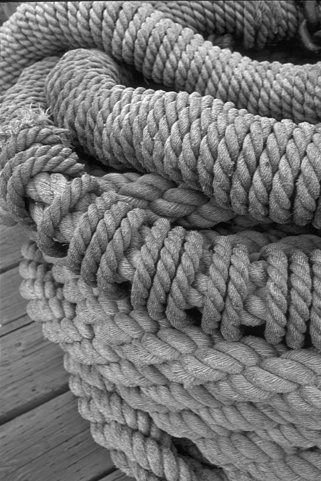
#> input picture Output/Image1/0.5/x_smooth.png, 321 x 481 px
$ python edgeDetector.py Output/Image1/0.5/x_smooth.png 1.0
#> lines starting #> are read from the running program, lines starting #| are printed output that depends on the picture
from PIL import Image
import numpy as np
import sys
from scipy import ndimage
from pathlib import Path

#  Saves intermediate images, normalizes and scales them to ensure intensities are in proper range
def save_intermediate_image(img, filename):
    # Normalize array
    arr_min = img.min()
    arr_max = img.max()

    # Avoid division by zero if the image is perfectly flat
    if arr_max - arr_min == 0:
        normalized = np.zeros_like(img_array)
    else:
        normalized = (img - arr_min) / (arr_max-arr_min)

    # scale to 0-255 and cast to 8-bit
    scaled_array = (normalized * 255).astype(np.uint8)

    # Save
    img = Image.fromarray(scaled_array, mode="L")
    img.save(filename)


# Creates Gaussian kernel with square size "size" and standard deviation "sigma"
def createGaussian(size, sigma):
    if size % 2 == 0:
        raise ValueError("Kernel size must be an odd number.")

    offset = size // 2

    # Create a 1D array of distances from the center
    # For size=5, x will be [-2, -1,  0,  1,  2]
    x = np.arange(-offset, offset + 1)

    # Apply the 1D Gaussian formula
    normal = 1.0 / (np.sqrt(2.0 * np.pi) * sigma)
    kernel = normal * np.exp(-(x**2) / (2.0 * sigma**2))

    # Normalize so the values sum to 1
    kernel = kernel / kernel.sum()

    # Reshape into a 2D array representing a row vector (1 row, 'size' columns)
    return kernel.reshape(1, size)


# Creates Derivative of Gaussian kernel with square size "size" and standard deviation "sigma"
def createDerivativeGaussian(size,sigma):
    if size % 2 == 0:
        raise ValueError("Kernel size must be an odd number.")

    offset = size // 2
    x = np.arange(-offset, offset + 1)

    # Calculate the standard 1D Gaussian
    normal = 1.0 / (np.sqrt(2.0 * np.pi) * sigma)
    gaussian = normal * np.exp(-(x**2) / (2.0 * sigma**2))

    # Apply the first derivative multiplier
    kernel = (-x / sigma**2) * gaussian

    # A derivative kernel must sum to exactly 0.
    # Subtracting the mean corrects any tiny floating-point inaccuracies.
    kernel = kernel - kernel.mean()

    # Reshape into a 2D array representing a row vector (1 row, 'size' columns)
    return kernel.reshape(1, size)


# Convolution function, will use zero padding.
def convolveX(image, kernel):

    # Iterate through every position in the input
    y_dim, x_dim = image.shape

    kernel_size = kernel.shape[1]

    # edge pad the image.
    padded_image =np.pad(image,
                          pad_width=((0,0),(kernel_size//2,kernel_size//2)),
                          mode='edge')

    output = np.zeros((y_dim,x_dim))

    # Loop over original image dimensions
    for y in range(y_dim):
        for x in range(x_dim):

            # Extract region around pixel
            region = padded_image[y, x : x + kernel_size]

            # Do component wise product and sum.
            output[y,x] = np.sum(region * kernel)


    return output

def convolveY(image, kernel):
    y_dim, x_dim = image.shape

    kernel_size = kernel.shape[0]

    padded_image = np.pad(image,
                          pad_width=((kernel_size//2, kernel_size//2), (0,0)),
                          mode='edge')

    output = np.zeros((y_dim,x_dim))

    for y in range(y_dim):
        for x in range(x_dim):
            region = padded_image[y: y + kernel_size, x]
            region = region[:,None] # Make shape (N,1) so the multiplication works

            output[y,x] = np.sum(region * kernel)

    return output


# Takes in x and y gradients, computes gradient magnitudes
def computeGradientMagnitude(x_grad, y_grad):
    if x_grad.shape != y_grad.shape:
        raise ValueError("X and Y gradient maps must be same size")

    y_dim, x_dim = x_grad.shape

    # Compute magnitude
    magnitude = np.zeros((y_dim,x_dim))
    for y in range(y_dim):
        for x in range(x_dim):
            magnitude[y,x] = np.sqrt(np.square(x_grad[y,x]) + np.square(y_grad[y,x]))

    return magnitude

# Takes in x and y gradients, computes gradient directions.
def computeGradientDirection(x_grad, y_grad):
    if x_grad.shape != y_grad.shape:
        raise ValueError("X and Y gradient maps must be same size.")

    y_dim, x_dim = x_grad.shape

    # Compute directions
    directions = np.zeros((y_dim,x_dim))
    for y in range(y_dim):
        for x in range (x_dim):

            # Calculate angle in radians
            radian_angle =np.atan2(y_grad[y,x], x_grad[y,x])

            # Convert to angles
            directions[y,x] =np.degrees(radian_angle) % 360
    return directions

# Performs hysteresis thresholding using "low_thresh" and "high_thresh" as the thresholds
def hysteresis_thresholding(image, low_thresh, high_thresh):

    # Create Boolean masks

    # Boolean mask of all pixels above high threshold
    strong_edges = image > high_thresh

    # Boolean mask of all pixels above low threshold
    all_edges = image > low_thresh

    # Define 8-way connectivity, used for scipy.ndimage.label
    structure = np.ones((3,3), dtype=int)

    # Calculated connected components. Each component is given a unique id and the pixels of labeled_edges are marked with that id
    labeled_edges, num_features = ndimage.label(all_edges,structure=structure)


    # We find all the labels (connected edges) that are connected to some strong edge
    valid_labels = np.unique(labeled_edges[strong_edges])

    # If the label is one of the strong edges, keep that pixel
    final_edge = np.isin(labeled_edges,valid_labels)


    return (final_edge * 255).astype(np.uint8)


# Performs Non-max Suppression on the gradient map.
def nonMaxSuppression(magnitude, directions):
    y_dim, x_dim = magnitude.shape
    output = np.zeros((y_dim, x_dim))

    # We iterate to y_dim -1 and x_dim -1 to deal the border pixels
    for y in range(1, y_dim-1):
        for x in range(1, x_dim-1):

            # We can reduce number of cases to check by clamping direction to 0 - 180 degrees
            clampedDirection = directions[y,x] % 180

            # For each of the 4 cases, determine the pixels we will interpolate with and how to weigh each pixel
            if clampedDirection >= 0 and clampedDirection < 45:

                # Weight for how to weight influence of each point
                weight = np.tan(np.deg2rad(clampedDirection))

                # Calculate the forward and backward pixels
                forwardPixel1, forwardPixel2 = (y, x+1), (y+1, x+1)
                backwardPixel1, backwardPixel2 = (y, x-1), (y-1, x-1)

            elif clampedDirection >= 45 and clampedDirection < 90:
                weight = 1.0 / np.tan(np.deg2rad(clampedDirection))
                forwardPixel1, forwardPixel2 = (y+1, x), (y+1, x+1)
                backwardPixel1, backwardPixel2 = (y-1, x), (y-1, x-1)

            elif clampedDirection >= 90 and clampedDirection < 135:
                weight = abs(1.0 / np.tan(np.deg2rad(clampedDirection)))
                forwardPixel1, forwardPixel2 = (y+1, x), (y+1, x-1)
                backwardPixel1, backwardPixel2 = (y-1, x), (y-1, x+1)

            elif clampedDirection >= 135 and clampedDirection <= 180:
                weight = abs(np.tan(np.deg2rad(clampedDirection)))
                forwardPixel1, forwardPixel2 = (y, x-1), (y+1, x-1)
                backwardPixel1, backwardPixel2 = (y, x+1), (y-1, x+1)

            # Do interpolation
            forwardMagnitude = (1 - weight) * magnitude[forwardPixel1] + weight * magnitude[forwardPixel2]
            backwardMagnitude = (1 - weight) * magnitude[backwardPixel1] + weight * magnitude[backwardPixel2]

            # If our pixel is larger than both forward and back, keep it, otherwise make it zero.
            if magnitude[y,x] >= forwardMagnitude and magnitude[y,x] >= backwardMagnitude:
                output[y,x] = magnitude[y,x]
            else:
                output[y,x] = 0

    return output


# Function that calculates some automated hysteresis threshold values based
# on gradient magnitude values. I read online this is a decent idea.
def calculateThreshold(magnitude, high_percentile=90, low_ratio=0.3):
    # Find all non-zero gradients
    positive_magnitudes = magnitude[magnitude > 0]

    # High Threshold: Pick value at "high_percentile"
    high_tresh = np.percentile(positive_magnitudes, high_percentile)

    # Low Threshold: Pick a fraction of high threshold
    low_thresh = high_tresh * low_ratio

    return low_thresh, high_tresh


# Function that does full Canny Edge Detection
# image_arr: Input image as a NumPy Array
# kernel_size: Size for square Gaussian kernels
# sigma: Standard deviation for Gaussian kernels
def CannyEdge(image_arr, kernel_size, sigma):

    # Create kernels
    Gaussian = createGaussian(kernel_size,sigma)
    DerivativeGaussian = createDerivativeGaussian(kernel_size,sigma)

    # Do Smoothing
    xSmooth = convolveX(image_arr, Gaussian)
    ySmooth = convolveY(image_arr, Gaussian.T)

    save_intermediate_image(xSmooth, "x_smooth.png")
    save_intermediate_image(ySmooth, "y_smooth.png")

    # Smooth again with derivative kernel
    xGrad = convolveX(xSmooth, DerivativeGaussian)
    yGrad = convolveY(ySmooth, DerivativeGaussian.T)

    save_intermediate_image(xGrad, "x_grad.png")
    save_intermediate_image(yGrad, "y_grad.png")

    # Calculate gradient magnitudes
    gradientMap = computeGradientMagnitude(xGrad, yGrad)

    save_intermediate_image(gradientMap, "grad_map.png")

    # Calculate directions of gradients
    directionMap = computeGradientDirection(xGrad,yGrad)

    # Do non-max surpression
    nonMaxSuppressionOutput = nonMaxSuppression(gradientMap,directionMap)


    low_thresh, high_thresh = calculateThreshold(nonMaxSuppressionOutput)

    # Do Hysteresis Thresholding
    final_res = hysteresis_thresholding(nonMaxSuppressionOutput,low_thresh, high_thresh)
    return final_res


if len(sys.argv) < 2:
    print("Two arguments must be provided, first is filepath second is sigma")
    sys.exit(0)

img = Image.open(sys.argv[1]).convert('L')
#> img is the input picture: PIL image 321x481 L; min 0, max 255, mean 114.2

img.save("input.jpg")

img_array = np.array(img)


res = CannyEdge(img_array,5,float(sys.argv[2]))
#> in save_intermediate_image, `arr_min = img.min()`: arr_min = 3.09
#> in save_intermediate_image, `arr_max = img.max()`: arr_max = 244.6
#> after the loop in convolveY (call 2), `for y in range(y_dim):`:
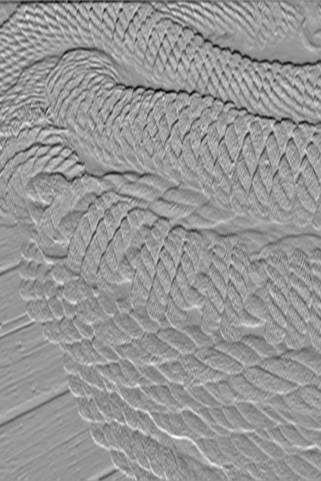
#> output: shape (481, 321) float64; min -55.62, max 38.62, mean -0.1; drawn with min black and max white
#> after the loop in computeGradientMagnitude, `for y in range(y_dim):`:
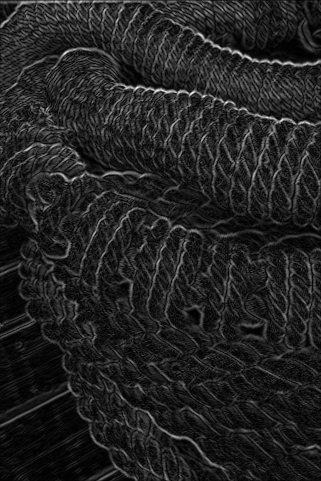
#> magnitude: shape (481, 321) float64; min 0.0177, max 66.89, mean 9.2; drawn with min black and max white
#> after the loop in computeGradientDirection, `for y in range(y_dim):`:
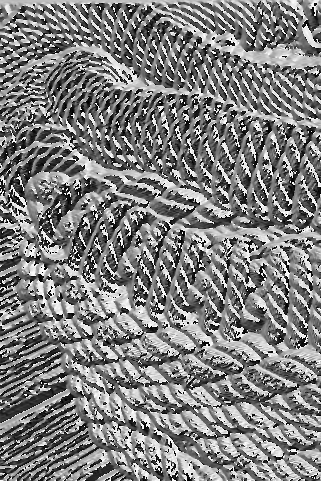
#> directions: shape (481, 321) float64; min 0.000662, max 360, mean 180.5; drawn with min black and max white
#> after the loop in nonMaxSuppression, `for y in range(1, y_dim-1):`:
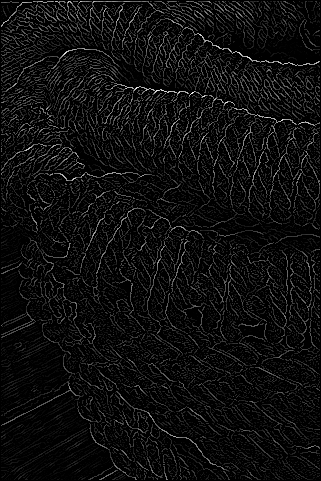
#> output: shape (481, 321) float64; min 0, max 66.89, mean 3.8; drawn with min black and max white
#> in calculateThreshold, `high_tresh = np.percentile(positive_magnitudes, high_percentile)`: high_tresh = 23.93
#> in calculateThreshold, `low_thresh = high_tresh * low_ratio`: low_thresh = 7.18
#> in CannyEdge, `low_thresh, high_thresh = calculateThreshold(nonMaxSuppressionOutput)`: high_thresh = 23.93
#> in hysteresis_thresholding, `strong_edges = image > high_thresh`:
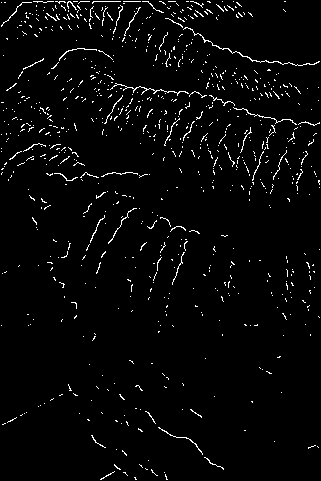
#> strong_edges: shape (481, 321) bool; 2.9% white in thin lines or dots
#> in hysteresis_thresholding, `all_edges = image > low_thresh`: all_edges: shape (481, 321) bool; 22.4% white in thin lines or dots
#> in hysteresis_thresholding, `labeled_edges, num_features = ndimage.label(all_edges,structure=struct..`:
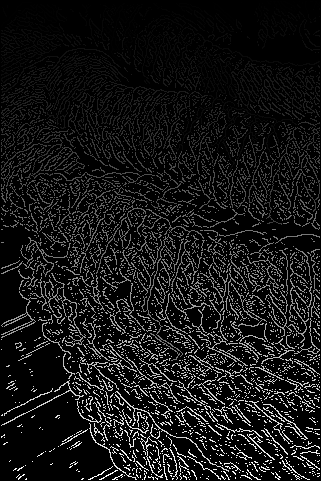
#> labeled_edges: shape (481, 321) int32; min 0, max 3699, mean 332.8; drawn with min black and max white
#> in hysteresis_thresholding, `labeled_edges, num_features = ndimage.label(all_edges,structure=struct..`: num_features = 3699
#> in hysteresis_thresholding, `valid_labels = np.unique(labeled_edges[strong_edges])`: valid_labels = 312 values from 1 to 3634
#> in hysteresis_thresholding, `final_edge = np.isin(labeled_edges,valid_labels)`:
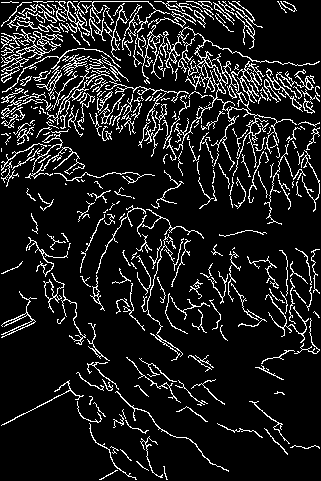
#> final_edge: shape (481, 321) bool; 11.3% white in thin lines or dots
#> in hysteresis_thresholding, `return (final_edge * 255).astype(np.uint8)`: returned value: shape (481, 321); 11.3% white in thin lines or dots
res_img = Image.fromarray(res)
res_img.save("output.png")
